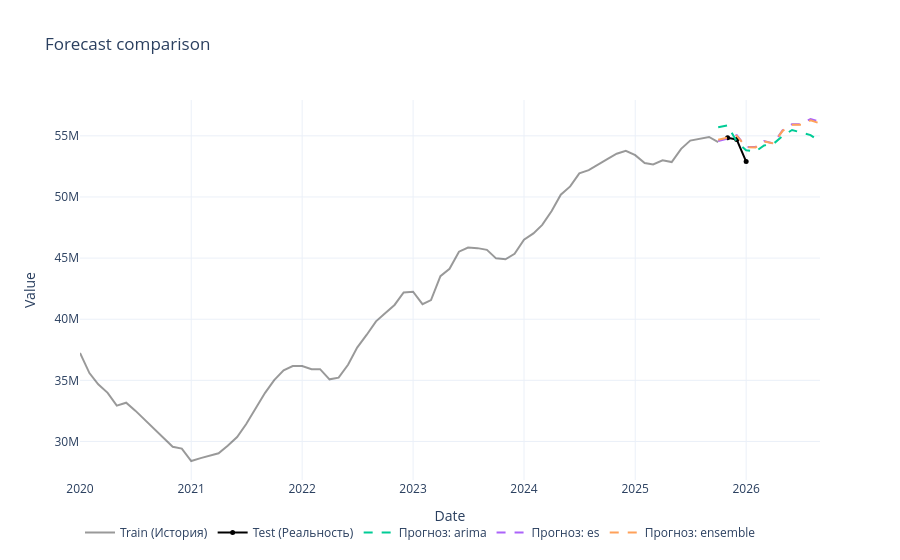

Write notebook code for a chart like this one.
### Code cell
fig = return_data['plots']

fig.update_layout(
    margin=dict(t=100),
    height = 600# Увеличьте значение t (top), по умолчанию там обычно 60-80
)
